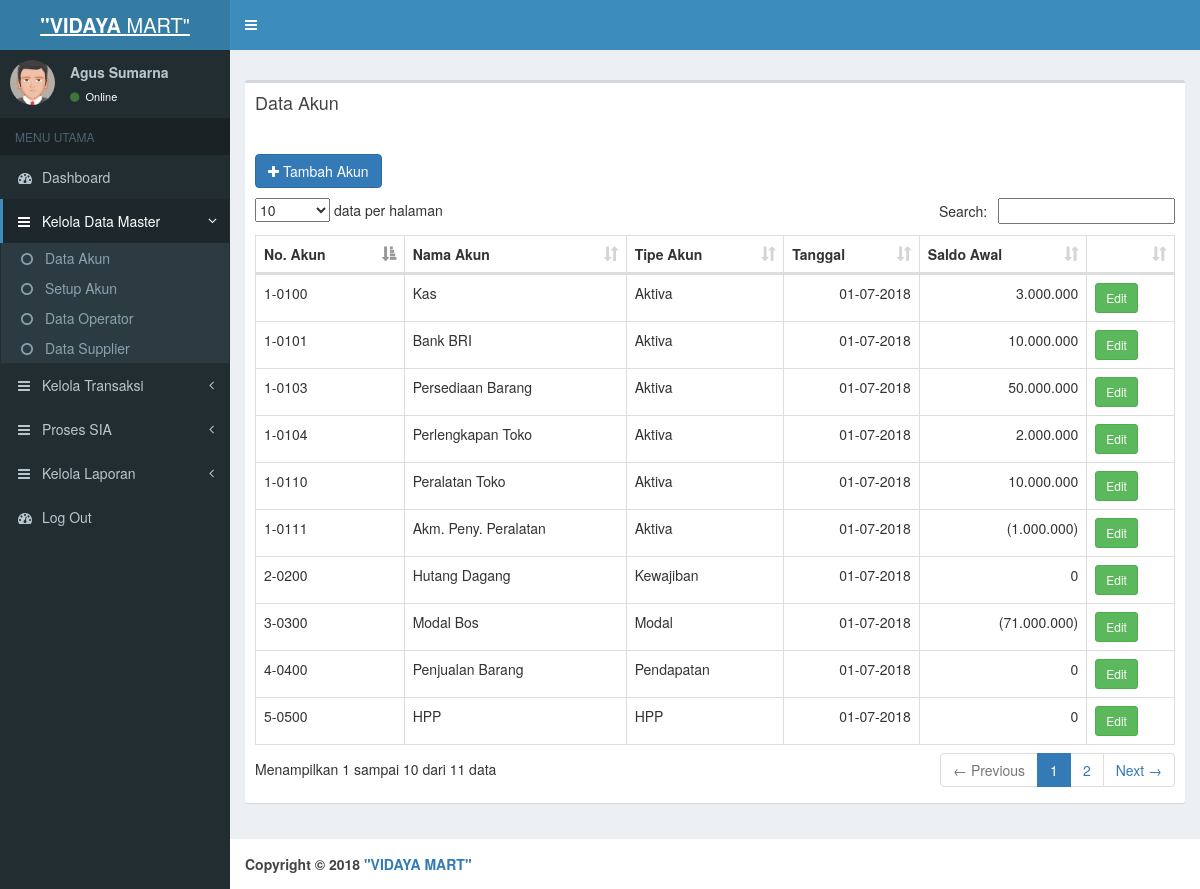
Page /index.php?page=data_akun (signed in) on the committed database.
### tables this page shows
CREATE TABLE `tabel_akun` (
  `id_akun` int(11) NOT NULL AUTO_INCREMENT,
  `kode_akun` varchar(10) NOT NULL DEFAULT '',
  `nama_akun` varchar(100) NOT NULL,
  `tipe_akun` enum('Aktiva','Kewajiban','Modal','Pendapatan','HPP','Biaya') DEFAULT NULL,
  `tanggal_awal` date NOT NULL,
  `awal_debet` int(15) NOT NULL,
  `awal_kredit` int(15) NOT NULL,
  PRIMARY KEY (`id_akun`)
);

### pages/data_akun.php (the view, shortened to what this page needs)
<?php
require "koneksi.php";
?>
<div class="box" style="min-height: 450px;">
    <div class="box-header">
      <h3 class="box-title">Data Akun</h3>
    </div>
    <div class="box-body">
		<div style="margin-top: 20px;">
		<a id="add" href="pages/data_kun_detil.php" data-toggle="ajaxModal" class="btn btn-primary"><i class="fa fa-plus"></i> Tambah Akun</a>
		<table width="100%" class="table table-bordered" id="tabel">
		<thead>
		  <tr>
		    <th>No. Akun</th>
		    <th>Nama Akun</th>
			<th>Tipe Akun</th>
			<th>Tanggal</th>
			<th>Saldo Awal</th>
			<?php if (isset($_SESSION['username'])): ?>
			<th></th>
		    <?php endif; ?>
		  </tr>
		</thead>
		<tbody>
			<?php
			$query=mysqli_query($con,"select * from tabel_akun order by kode_akun desc");
		  while($q=mysqli_fetch_array($query)){
		  ?>
		  <tr>
		    <td><?php echo $q['kode_akun']?></td>
		    <td><?php echo $q['nama_akun']?></td>
			<td><?php echo $q['tipe_akun']?></td>
			<td align="right" ><?php echo date('d-m-Y',strtotime($q['tanggal_awal'])) ; ?></td>
		    <td align="right">
			<?php
			if ($q['awal_debet'] > 0)
			{
				echo number_format($q['awal_debet'],0,',','.');
			}
			elseif ($q['awal_kredit'] > 0)
			{ ?>
				(<?php echo number_format($q['awal_kredit'],0,',','.'); ?>)
			<?php }
			else
			{
				echo number_format(0,0,',','.');
			}
			 ?>
			</td>
			<?php if (isset($_SESSION['username'])): ?>
			<td>
				<a class="btn btn-sm btn-success" id="add" href="pages/data_kun_detil.php?idakun=<?php echo $q['id_akun'];?>" data-toggle="ajaxModal" href="?page=<?php echo $_GET['page']; ?>&idakun=<?php echo $q['id_akun']; ?>">Edit</a>
			</td>
			<?php endif; ?>
		  </tr>
		  <?php
		  }
		  ?>
		</tbody>
		</table>
	</div></div>
</div>

### rows in the picture
tabel_akun: kode_akun "5-0500", nama_akun "HPP", tipe_akun "HPP", tanggal_awal "01-07-2018"
tabel_akun: kode_akun "4-0400", nama_akun "Penjualan Barang", tipe_akun "Pendapatan", tanggal_awal "01-07-2018"
tabel_akun: kode_akun "3-0300", nama_akun "Modal Bos", tipe_akun "Modal", tanggal_awal "01-07-2018", awal_kredit "71.000.000"
tabel_akun: kode_akun "2-0200", nama_akun "Hutang Dagang", tipe_akun "Kewajiban", tanggal_awal "01-07-2018"
tabel_akun: kode_akun "1-0111", nama_akun "Akm. Peny. Peralatan", tipe_akun "Aktiva", tanggal_awal "01-07-2018", awal_kredit "1.000.000"
tabel_akun: kode_akun "1-0110", nama_akun "Peralatan Toko", tipe_akun "Aktiva", tanggal_awal "01-07-2018", awal_debet "10.000.000"
tabel_akun: kode_akun "1-0104", nama_akun "Perlengkapan Toko", tipe_akun "Aktiva", tanggal_awal "01-07-2018", awal_debet "2.000.000"
tabel_akun: kode_akun "1-0103", nama_akun "Persediaan Barang", tipe_akun "Aktiva", tanggal_awal "01-07-2018", awal_debet "50.000.000"
tabel_akun: kode_akun "1-0101", nama_akun "Bank BRI", tipe_akun "Aktiva", tanggal_awal "01-07-2018", awal_debet "10.000.000"
tabel_akun: kode_akun "1-0100", nama_akun "Kas", tipe_akun "Aktiva", tanggal_awal "01-07-2018", awal_debet "3.000.000"

### other values in the picture
$_SESSION['nama'] "Agus Sumarna"
